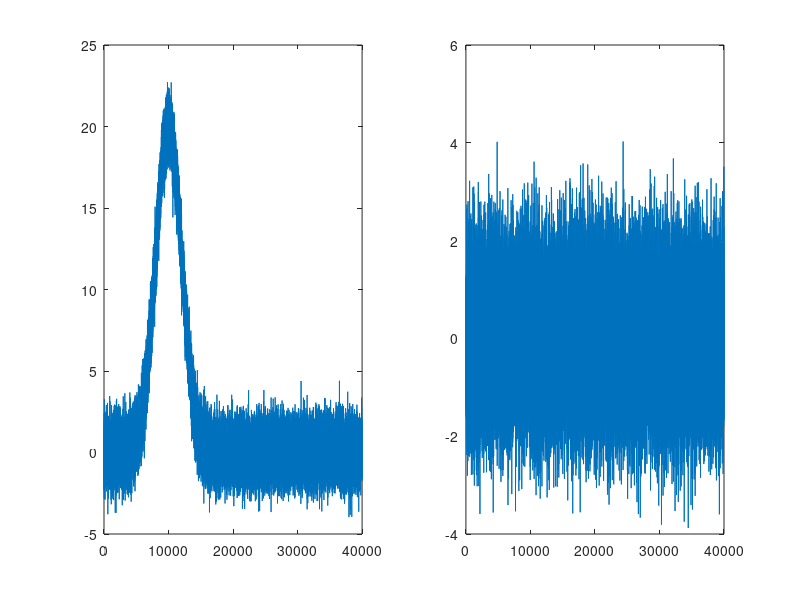

Recreate this plot in MATLAB. (Note: this script raises an error after producing the figure.)
%% Load data
example_GARII_dataset = importdata('example_GARII_dataset.mat');
TomoData_Xdeco = importdata('TomoData_Xdeco.mat');
TomoData_Xpure = importdata('TomoData_Xpure.mat');
TomoData_Ypure = importdata('TomoData_Ypure.mat');
TomoData_Zpure = importdata('TomoData_Zpure.mat');


%% Visualise state data
data = TomoData_Xpure;
figure;
for i = 1:2;
    subplot(1,2,i);
    plot(data(:,1),data(:,1+i));
end

%% Quantum State Tomography
rx = trapz(TomoData_Xpure(5000:15000,2));
ry = trapz(TomoData_Ypure(5000:15000,3));
rz = trapz(TomoData_Zpure(25000:35000,2));
rxdeco = trapz(TomoData_Xdeco(5000:15000,2))/rx;
rydeco = trapz(TomoData_Xdeco(5000:15000,3))/ry;
rzdeco = trapz(TomoData_Xdeco(25000:35000,2))/rz;

rho = densityMat(rxdeco,rydeco,rzdeco);

%% Visualise GARII data
% Add -1e-3 to normalise correctly, maybe remove?
offsetI = -3.0e-3;
offsetQ = -1.2e-3;
figure;
suptitle('GARII: I=red, Q=blue')
for i = 1:8;
    subplot(2,4,i);
    plot(example_GARII_dataset.xdata,mean(example_GARII_dataset.dataI(:,1,i,:)+offsetI,4),'r',...
        example_GARII_dataset.xdata,mean(example_GARII_dataset.dataQ(:,1,i,:)+offsetQ,4),'b');
end

%% Quantum Process Tomography
% First we need to find the integration bin:
starttime1 = 1.1e-5;
endtime1   = 3.0e-5;
starttime2 = 9.1e-5;
endtime2   = 1.1e-4;
bintimes = binIntegrationTimes(example_GARII_dataset.xdata, starttime1, endtime1, starttime2, endtime2);
% Now we integrate to find rx, ry, and rz
rz = trapz(mean(example_GARII_dataset.dataQ(bintimes(3):bintimes(4),1,1,:)+offsetQ,4));
rzp= trapz(mean(example_GARII_dataset.dataQ(bintimes(3):bintimes(4),1,3,:)+offsetQ,4));
rx = trapz(mean(example_GARII_dataset.dataI(bintimes(1):bintimes(2),1,5,:)+offsetI,4));
ry = trapz(mean(example_GARII_dataset.dataQ(bintimes(1):bintimes(2),1,7,:)+offsetQ,4));

rho1       = densityMatGARII(rx,ry,rz,bintimes,example_GARII_dataset,2, offsetI, offsetQ);
rho4       = densityMatGARII(rx,ry,rz,bintimes,example_GARII_dataset,4, offsetI, offsetQ);
plusplus   = densityMatGARII(rx,ry,rz,bintimes,example_GARII_dataset,6, offsetI, offsetQ);
minusminus = densityMatGARII(rx,ry,rz,bintimes,example_GARII_dataset,8, offsetI, offsetQ);

%James thinks we shoudl swap 2 and 3 around.
rho3 = plusplus - 1i*minusminus - 0.5*(1-1i)*(rho1+rho4);
rho2 = plusplus + 1i*minusminus - 0.5*(1+1i)*(rho1+rho4);

lambda = 0.5*[1,0,0,1;0,1,1,0;0,1,-1,0;1,0,0,-1];

chi = lambda*[rho1,rho2;rho3,rho4]*lambda;

figure;
bar3(chi)


